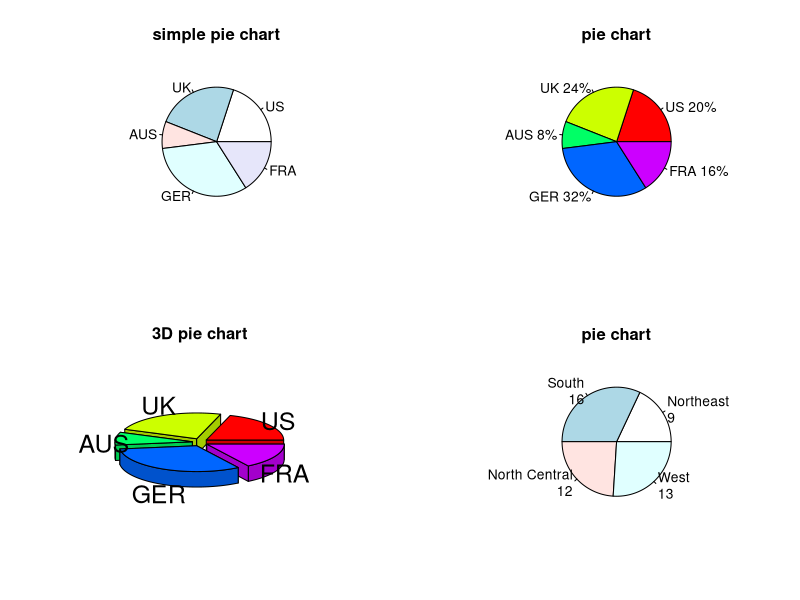

Reproduce this figure in R.
#pie1
opar<-par(no.readonly = TRUE)
par(mfrow=c(2,2))
slices<-c(10,12,4,16,8)
lbls<-c("US","UK","AUS","GER","FRA")
pie(slices,labels = lbls,main="simple pie chart")
pct<-round(slices/sum(slices)*100)
lbls2<-paste(lbls," ",pct,"%",sep="")
pie(slices,labels = lbls2,col=rainbow(length(lbls2)),
    main="pie chart")
library(plotrix)
pie3D(slices,labels = lbls,explode=0.1,main="3D pie chart")
mytable<-table(state.region)
lbls3<-paste(names(mytable),"\n",mytable,sep="")
pie(mytable,label=lbls3,main="pie chart")
